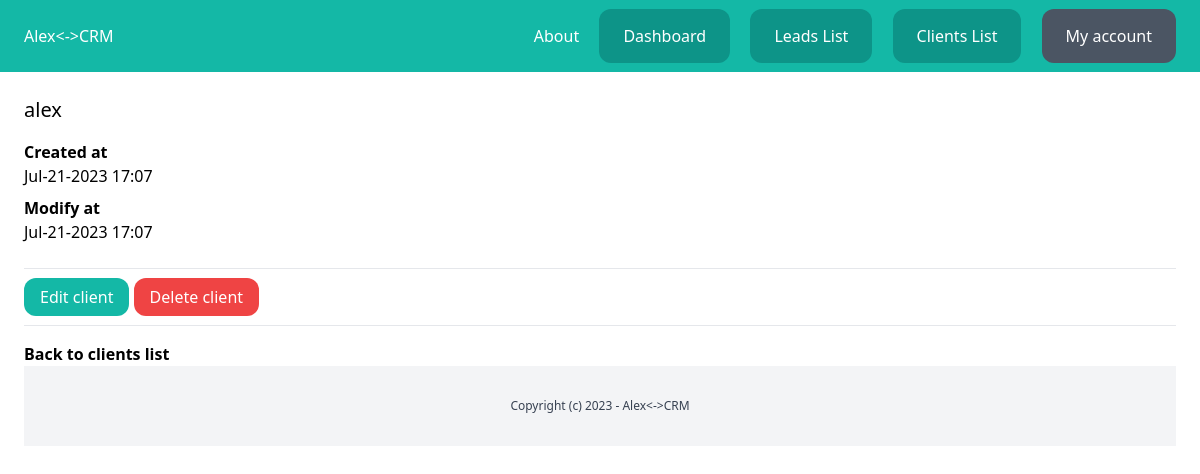
The page /dashboard/clients/4/ (signed in) on the database its author committed.
### clients/models.py (models this page shows, shortened)
class Client(models.Model):
    team= models.ForeignKey(Team, related_name='clients', on_delete=models.CASCADE)
    name = models.CharField(max_length=250)
    email = models.EmailField()
    description = models.TextField(blank=True, null=True)
    create_by = models.ForeignKey(User, related_name='clients', on_delete=models.CASCADE)
    create_at = models.DateTimeField(auto_now_add=True)
    modified_at = models.DateTimeField(auto_now=True) #automatically updated
    class Meta:
        ordering = ('name',)

### clients/views.py (the view)
# urls.py: path('<int:pk>/', views.clients_detail, name='clients_detail'),
@login_required
def clients_detail(request, pk):
    client = get_object_or_404(Client, create_by=request.user, pk=pk)
    return render(request, 'clients/clients_detail.html', {
        'client': client
    })

### clients/templates/clients/clients_detail.html (shortened to what this page needs)
{% extends 'core/base.html' %}
{% block content %}
    <div class="py-6 px-6">
        <h1 class="mb-4 text-xl">{{ client.name }}</h1>
        <p class="font-semibold">Created at</p>
        <p class="mb-2">{{ client.create_at|date:"M-d-Y H:i" }}</p>
        <p class="font-semibold">Modify at</p>
        <p class="mb-6">{{ client.modified_at|date:"M-d-Y H:i" }}</p>
        <hr class="my-4">
        <a href="{% url 'clients_edit' client.id %}" class="py-2 px-4 rounded-xl bg-teal-500 text-white">Edit client</a>
        <a href="{% url 'clients_delete' client.id %}" class="py-2 px-4 rounded-xl bg-red-500 text-white">Delete client</a>
        <hr class="my-4">
        <a class="font-semibold" href="{% url 'clients_list' %}">Back to clients list</a>
{% endblock%}

### rows shown on the page
Client: name "alex", create_at "Jul-21-2023 17:07", modified_at "Jul-21-2023 17:07"
